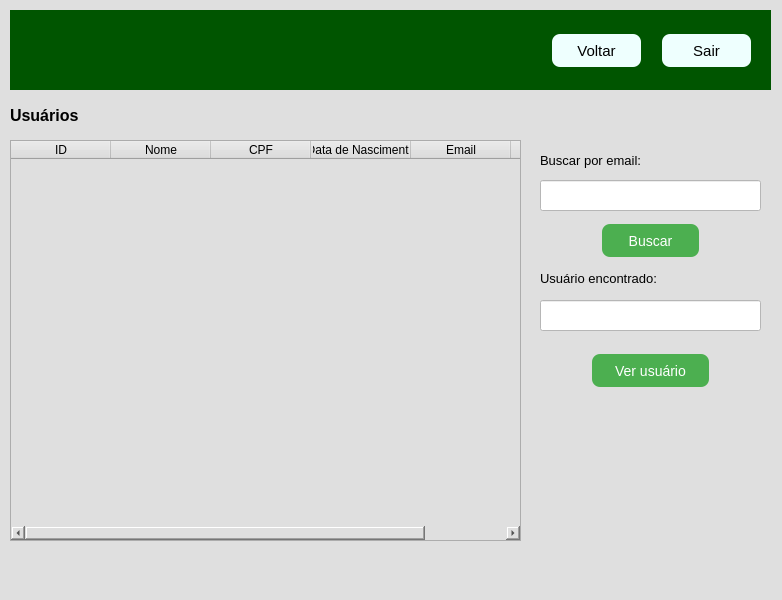
<?xml version="1.0" encoding="UTF-8"?>
<ui version="4.0">
 <class>MainWindow</class>
 <widget class="QMainWindow" name="MainWindow">
  <property name="geometry">
   <rect>
    <x>0</x>
    <y>0</y>
    <width>782</width>
    <height>600</height>
   </rect>
  </property>
  <property name="windowTitle">
   <string>MainWindow</string>
  </property>
  <property name="styleSheet">
   <string notr="true">background-color: rgb(223, 223, 223);</string>
  </property>
  <widget class="QWidget" name="centralwidget">
   <widget class="QWidget" name="widget" native="true">
    <property name="geometry">
     <rect>
      <x>10</x>
      <y>10</y>
      <width>761</width>
      <height>80</height>
     </rect>
    </property>
    <property name="styleSheet">
     <string notr="true">background-color: rgb(0, 85, 0);</string>
    </property>
    <widget class="QPushButton" name="pushButton_sair">
     <property name="geometry">
      <rect>
       <x>650</x>
       <y>20</y>
       <width>93</width>
       <height>41</height>
      </rect>
     </property>
     <property name="styleSheet">
      <string notr="true">QPushButton {
           
	
	
	background-color: rgb(238, 255, 254);
           border: none;
           padding: 10px 20px;
           text-align: center;
           text-decoration: none;
           display: inline-block;
           font-size: 15px;
           margin: 4px 2px;
           cursor: pointer;
           border-radius: 8px;
        }
        QPushButton:hover {
          
	
	background-color: rgb(255, 255, 255);
        }</string>
     </property>
     <property name="text">
      <string>Sair</string>
     </property>
    </widget>
    <widget class="QPushButton" name="pushButton_voltar">
     <property name="geometry">
      <rect>
       <x>540</x>
       <y>20</y>
       <width>93</width>
       <height>41</height>
      </rect>
     </property>
     <property name="styleSheet">
      <string notr="true">QPushButton {
           
	
	
	background-color: rgb(238, 255, 254);
           border: none;
           padding: 10px 20px;
           text-align: center;
           text-decoration: none;
           display: inline-block;
           font-size: 15px;
           margin: 4px 2px;
           cursor: pointer;
           border-radius: 8px;
        }
        QPushButton:hover {
          
	
	background-color: rgb(255, 255, 255);
        }</string>
     </property>
     <property name="text">
      <string>Voltar</string>
     </property>
    </widget>
   </widget>
   <widget class="QTableWidget" name="tableWidget">
    <property name="geometry">
     <rect>
      <x>10</x>
      <y>140</y>
      <width>511</width>
      <height>401</height>
     </rect>
    </property>
    <column>
     <property name="text">
      <string>ID</string>
     </property>
    </column>
    <column>
     <property name="text">
      <string>Nome</string>
     </property>
    </column>
    <column>
     <property name="text">
      <string>CPF</string>
     </property>
    </column>
    <column>
     <property name="text">
      <string>Data de Nascimento</string>
     </property>
    </column>
    <column>
     <property name="text">
      <string>Email</string>
     </property>
    </column>
    <column>
     <property name="text">
      <string>Senha</string>
     </property>
    </column>
   </widget>
   <widget class="QLabel" name="label">
    <property name="geometry">
     <rect>
      <x>10</x>
      <y>100</y>
      <width>91</width>
      <height>31</height>
     </rect>
    </property>
    <property name="font">
     <font>
      <pointsize>12</pointsize>
      <weight>75</weight>
      <bold>true</bold>
     </font>
    </property>
    <property name="text">
     <string>Usuários</string>
    </property>
   </widget>
   <widget class="QLineEdit" name="lineEdit">
    <property name="geometry">
     <rect>
      <x>540</x>
      <y>180</y>
      <width>221</width>
      <height>31</height>
     </rect>
    </property>
    <property name="styleSheet">
     <string notr="true">background-color: rgb(255, 255, 255);</string>
    </property>
   </widget>
   <widget class="QLabel" name="label_2">
    <property name="geometry">
     <rect>
      <x>540</x>
      <y>150</y>
      <width>161</width>
      <height>21</height>
     </rect>
    </property>
    <property name="font">
     <font>
      <pointsize>10</pointsize>
     </font>
    </property>
    <property name="text">
     <string>Buscar por email:</string>
    </property>
   </widget>
   <widget class="QPushButton" name="pushButton_buscar">
    <property name="geometry">
     <rect>
      <x>600</x>
      <y>220</y>
      <width>101</width>
      <height>41</height>
     </rect>
    </property>
    <property name="styleSheet">
     <string notr="true">QPushButton {
           background-color: #4CAF50;
           border: none;
           color: white;
           padding: 10px 20px;
           text-align: center;
           text-decoration: none;
           display: inline-block;
           font-size: 14px;
           margin: 4px 2px;
           cursor: pointer;
           border-radius: 8px;
        }
        QPushButton:hover {
           background-color: #45a049;
        }</string>
    </property>
    <property name="text">
     <string>Buscar</string>
    </property>
   </widget>
   <widget class="QLineEdit" name="lineEdit_2">
    <property name="geometry">
     <rect>
      <x>540</x>
      <y>300</y>
      <width>221</width>
      <height>31</height>
     </rect>
    </property>
    <property name="styleSheet">
     <string notr="true">background-color: rgb(255, 255, 255);</string>
    </property>
   </widget>
   <widget class="QLabel" name="label_3">
    <property name="geometry">
     <rect>
      <x>540</x>
      <y>270</y>
      <width>151</width>
      <height>16</height>
     </rect>
    </property>
    <property name="font">
     <font>
      <pointsize>10</pointsize>
     </font>
    </property>
    <property name="text">
     <string>Usuário encontrado:</string>
    </property>
   </widget>
   <widget class="QPushButton" name="pushButton_buscar_2">
    <property name="geometry">
     <rect>
      <x>590</x>
      <y>350</y>
      <width>121</width>
      <height>41</height>
     </rect>
    </property>
    <property name="styleSheet">
     <string notr="true">QPushButton {
           background-color: #4CAF50;
           border: none;
           color: white;
           padding: 10px 20px;
           text-align: center;
           text-decoration: none;
           display: inline-block;
           font-size: 14px;
           margin: 4px 2px;
           cursor: pointer;
           border-radius: 8px;
        }
        QPushButton:hover {
           background-color: #45a049;
        }</string>
    </property>
    <property name="text">
     <string>Ver usuário</string>
    </property>
   </widget>
  </widget>
  <widget class="QMenuBar" name="menubar">
   <property name="geometry">
    <rect>
     <x>0</x>
     <y>0</y>
     <width>782</width>
     <height>26</height>
    </rect>
   </property>
  </widget>
  <widget class="QStatusBar" name="statusbar"/>
 </widget>
 <resources/>
 <connections/>
</ui>
